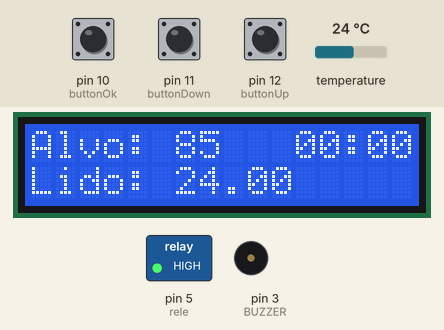
The sketch below on a simulated Arduino Uno, built with avr-gcc and run on an emulated ATmega328P. On the bench: 16×2 character LCD, switched loads named in the sketch (green lamp = pin HIGH), buzzer (waves = sounding). The inputs (shaded band) are chosen by the test bench; at power-on: pin 10 (buttonOk) HIGH, temperature 24 °C, pin 11 (buttonDown) HIGH, pin 12 (buttonUp) HIGH.

Above: at 1.3 s.
1.4 s: pin 10 (buttonOk) pulled LOW for 0.15 s
At 1.8 s:
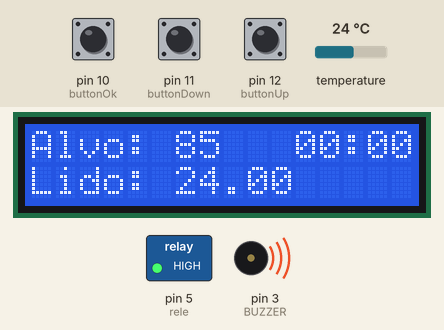
3.5 s: temperature set to 12 °C
At 4.9 s:
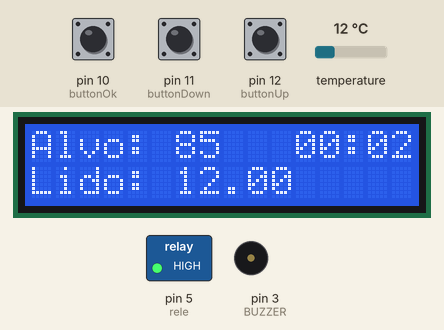
6.5 s: pin 11 (buttonDown) pulled LOW for 3.2 s
At 11.0 s:
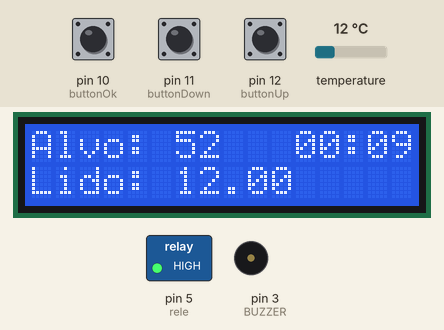
11.2 s: pin 12 (buttonUp) pulled LOW for 0.15 s
At 12.0 s:
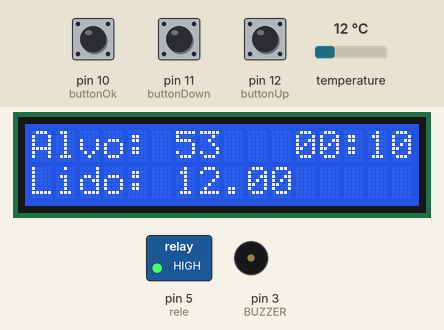
13.0 s: pin 10 (buttonOk) pulled LOW for 1 s
At 14.9 s:
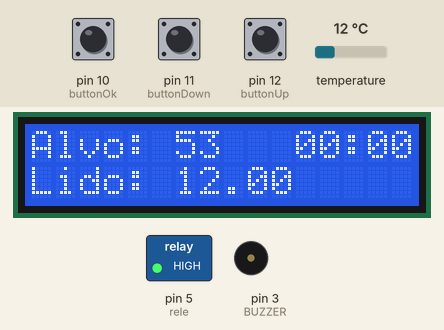
15.5 s: pin 11 (buttonDown) pulled LOW for 0.15 s
At 16.6 s:
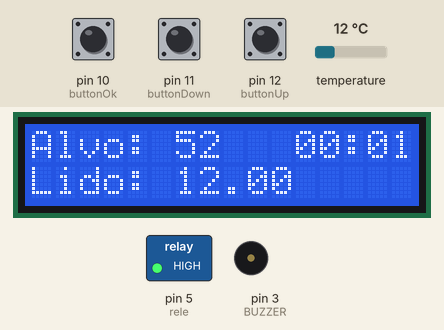
Timing chart, 0 to 18.5 s (numbered marks = the images above; inputs shaded):
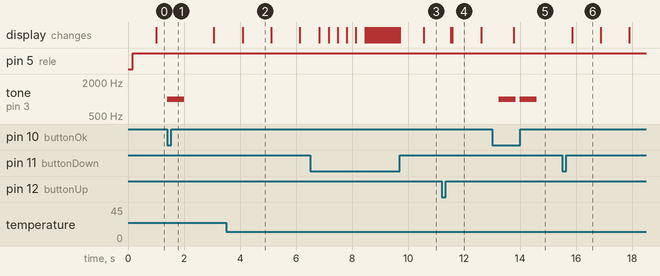

The sketch:

Motobeerduino.ino
```cpp
/*Written by Dean Reading, 2012.  deanreading@hotmail.com

 This example is a centi-second counter to demonstrate the
 use of my SevSeg library.
 */

#include <Wire.h>
#include <OneWire.h>
#include <LiquidCrystal_I2C.h>

// initialize the library with the numbers of the interface pins
LiquidCrystal_I2C lcd(0x27,16,2);
int SensorPin = 13;
int BUZZER = 3;
int rele = 5;
int setTemp =85;
OneWire ds(SensorPin);
const int buttonUp = 12;
const int buttonDown = 11;
const int buttonOk = 10;
const int buttonCancel = 9;
//Create an instance of the object.
int buttonState = 0;
int pressCount = 0;

//Create global variables
unsigned long timer;
int CentSec=0;
unsigned long clock = 0;
boolean printSetTemp = true;
void setup() {
  timer=millis();
  pinMode(rele, OUTPUT);
  pinMode(buttonUp, INPUT_PULLUP);
  pinMode(buttonDown, INPUT_PULLUP);
  pinMode(buttonOk, INPUT_PULLUP);
  pinMode(buttonCancel, INPUT_PULLUP);
   lcd.init();                      // initialize the lcd
  lcd.backlight();
  Wire.begin();
  lcd.begin(16, 2);
  lcd.clear();
  lcd.print("Alvo:");
  lcd.setCursor(0, 1);
  lcd.print("Lido:");
}

void loop() {
  medir();
}

void medir() {
  float temp = getTemp();
  if (printSetTemp)
  {
    lcd.setCursor(5, 0);
    if ( setTemp <100 )
        lcd.print(" ");
    if ( setTemp <10 )
        lcd.print(0);
    lcd.print(setTemp);
    printSetTemp = false;
  }
  if ( millis() - timer > 1000)
  {
    lcd.setCursor(10, 0);
    if ( clock > 0 )
    {
      unsigned long tempoFalta = millis()-clock;
      int mim = tempoFalta / 60000;
      int seg = (tempoFalta - mim*60000)/1000;
      if ( mim <100 )
        lcd.print(" ");
      if ( mim < 10 )
        lcd.print("0");
      lcd.print(mim);
      lcd.print(":");
      if ( seg <10 )
        lcd.print(0);
      lcd.print(seg);
    }
    else
    {
      lcd.print(" 00:00");
    }
    lcd.setCursor(5, 1);
    if ( temp <100 )
        lcd.print(" ");
    if ( temp <10 )
        lcd.print(0);
    lcd.print(temp,2);

    timer=millis();

  }
  if (temp < setTemp )
  {
    digitalWrite(rele, HIGH);
  }
  else
  {
    if ( digitalRead(rele) == HIGH )
    if ( clock == 0 )
    {
      clock = millis();
      toneAcerto();
    }
    digitalWrite(rele, LOW);
  }
  buttonState = digitalRead(buttonUp);
  if (buttonState == LOW) {
    setTemp++;
    printSetTemp = true;
    if ( pressCount > 5 )
      delay(20);
    else
      delay(300);
    pressCount++;
  }
  else
  {
    buttonState = digitalRead(buttonDown);
    if (buttonState == LOW) {
      setTemp--;
      printSetTemp = true;
      if ( pressCount > 5 )
        delay(20);
      else
        delay(300);
      pressCount++;
    }
    else
    {
      pressCount = 0;
    }
  }
  buttonState = digitalRead(buttonOk);
  if (buttonState == LOW) {
    if ( clock == 0 )
    {
      clock = millis();
      toneAcerto();
    }
    else
      clock = 0;
    delay(200);
  }
}

float getTemp(){

    byte data[12];
    byte addr[8];
    if ( !ds.search(addr)) {
      ds.reset_search();
      return -1000;
    }
    if ( OneWire::crc8( addr, 7) != addr[7]) {
      return -1000;
    }
    if ( addr[0] != 0x10 && addr[0] != 0x28) {
      return -1000;
    }
    ds.reset();
    ds.select(addr);
    ds.write(0x44,1);
    byte present = ds.reset();
    ds.select(addr);
    ds.write(0xBE);
    for (int i = 0; i < 9; i++) {
      data[i] = ds.read();
    }
    ds.reset_search();
    byte MSB = data[1];
    byte LSB = data[0];
    float TRead = ((MSB << 8) | LSB);
    float Temperature = TRead / 16;
    return Temperature;
}

void toneAcerto()
{
   tone(BUZZER, 1000, 300);
   delay(300);
   tone(BUZZER, 1000, 300);
}
```

Measured:
- after the input at 1.4 s, tone on pin 3 (BUZZER): silent → 1000 Hz at once, → silent 0.60 s later
- after the input at 13.0 s, tone on pin 3 (BUZZER): alternates 1000 Hz for 0.60 s and silent for 0.16 s, starting after 0.24 s
- what the display in image 2 shows lasts 1.0 s, from 4.1 s to 5.1 s
